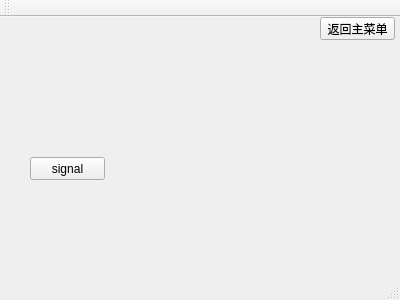
<?xml version="1.0" encoding="UTF-8"?>
<ui version="4.0">
 <class>MainWindow</class>
 <widget class="QMainWindow" name="MainWindow">
  <property name="geometry">
   <rect>
    <x>0</x>
    <y>0</y>
    <width>400</width>
    <height>300</height>
   </rect>
  </property>
  <property name="windowTitle">
   <string>MainWindow</string>
  </property>
  <widget class="QWidget" name="centralWidget">
   <widget class="QPushButton" name="pushButton">
    <property name="geometry">
     <rect>
      <x>320</x>
      <y>0</y>
      <width>75</width>
      <height>23</height>
     </rect>
    </property>
    <property name="text">
     <string>返回主菜单</string>
    </property>
   </widget>
   <widget class="QPushButton" name="pushButton_2">
    <property name="geometry">
     <rect>
      <x>30</x>
      <y>140</y>
      <width>75</width>
      <height>23</height>
     </rect>
    </property>
    <property name="text">
     <string>signal</string>
    </property>
   </widget>
  </widget>
  <widget class="QMenuBar" name="menuBar">
   <property name="geometry">
    <rect>
     <x>0</x>
     <y>0</y>
     <width>400</width>
     <height>23</height>
    </rect>
   </property>
  </widget>
  <widget class="QToolBar" name="mainToolBar">
   <attribute name="toolBarArea">
    <enum>TopToolBarArea</enum>
   </attribute>
   <attribute name="toolBarBreak">
    <bool>false</bool>
   </attribute>
  </widget>
  <widget class="QStatusBar" name="statusBar"/>
 </widget>
 <layoutdefault spacing="6" margin="11"/>
 <resources/>
 <connections/>
</ui>
